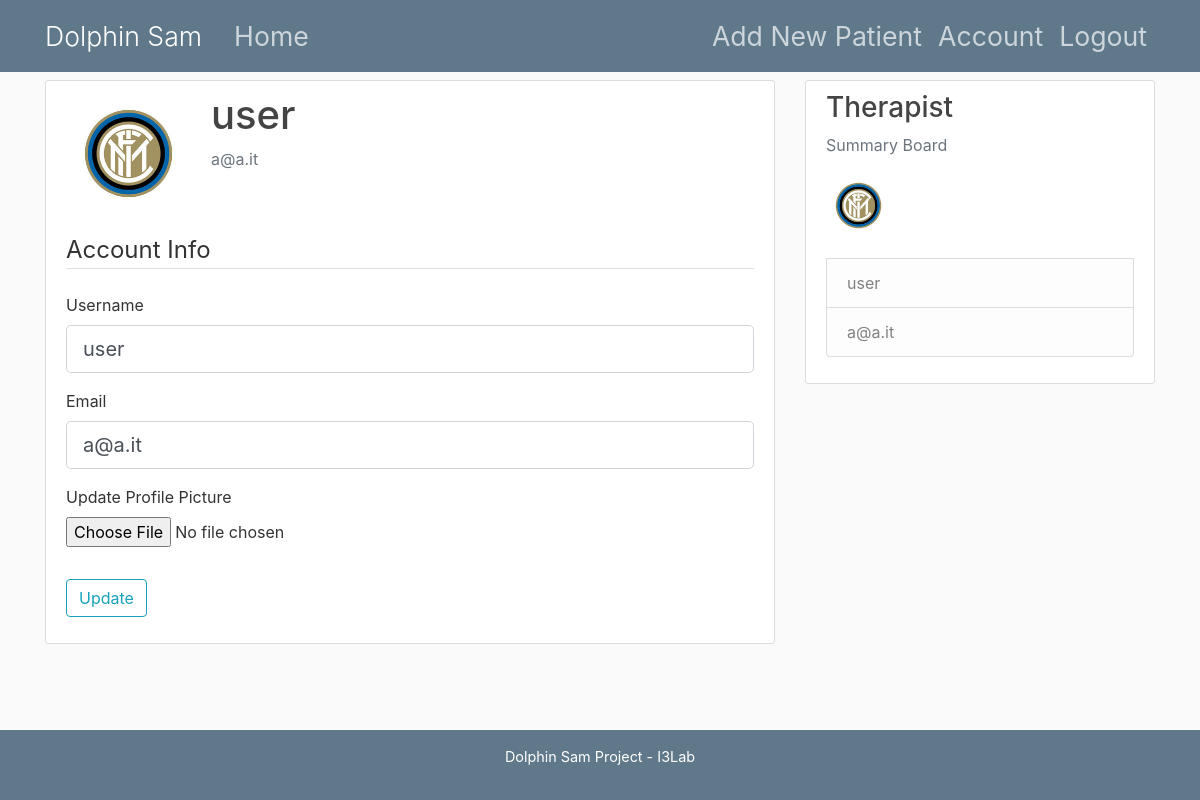
The app's page /account (signed in) with its own data.
### server/models.py (models this page shows, shortened)
class User(db.Model, UserMixin):
    id = db.Column(db.Integer, primary_key=True)
    username = db.Column(db.String(20), unique=True, nullable=False)
    email = db.Column(db.String(120), unique=True, nullable=False)
    image_file = db.Column(db.String(20), nullable=False, default='default.jpg')
    password = db.Column(db.String(60), nullable=False)
    patients = db.relationship('Patient', backref='therapist', lazy=True)

### server/routes.py (the view)
@app.route("/account", methods=['GET', 'POST'])
@login_required
def account():
    form = UpdateAccountForm()
    if form.validate_on_submit():
        if form.picture.data:
            picture_file = save_picture(form.picture.data)
            current_user.image_file = picture_file
        current_user.username = form.username.data
        current_user.email = form.email.data
        db.session.commit()
        flash('Your Account has been Updated!', 'success')
        return redirect(url_for('account'))
    elif request.method == 'GET':
        form.username.data = current_user.username
        form.email.data = current_user.email
    image_file = url_for('static', filename='profile_pics/' + current_user.image_file)
    return render_template('account.html', title='Account', image_file=image_file, form=form)

### server/form.py (shortened to what this page needs)
class UpdateAccountForm(FlaskForm):
    username = StringField('Username', validators=[DataRequired(), Length(min=4, max=20)])
    email = StringField('Email', validators=[DataRequired(), Email()])
    picture = FileField('Update Profile Picture', validators=[FileAllowed(['jpg', 'png', 'jpeg'])]) # we can add also other extension
    submit = SubmitField('Update')

### server/models.py (called while the page is built)
@login_manager.user_loader
def load_user(user_id):
    return User.query.get(int(user_id))

### server/templates/account.html (shortened to what this page needs)
{% extends "layout_fixed.html" %}
{% block content %}
<div class="content-section">
    <div class="media">
        <img class="rounded-circle account-img" src="{{ image_file }}">
        <div class="media-body">
            <h2 class="account-heading">{{ current_user.username }}</h2>
            <p class="text-secondary">{{ current_user.email }}</p>
        </div>
    </div>
        <form method="POST" action="" enctype="multipart/form-data">
            <fieldset class="form-group">
                <legend class="border-bottom mb-4">Account Info</legend>
                <div class="form-group">
                    {{ form.username.label(class="form-control-label") }}
                    {% if form.username.errors %}
                    {{ form.username(class="form-control form-control-lg is-invalid") }}
                    <div class="invalid-feedback">
                        {% for error in form.username.errors %}
                        <span>{{ error }}</span>
                        {% endfor %}
                    </div>
                    {% else %}
                    {{ form.username(class="form-control form-control-lg") }}
                    {% endif %}
                </div>
                <div class="form-group">
                    {{ form.email.label(class="form-control-label") }}
                    {% if form.email.errors %}
                    {{ form.email(class="form-control form-control-lg is-invalid") }}
                    <div class="invalid-feedback">
                        {% for error in form.email.errors %}
                        <span>{{ error }}</span>
                        {% endfor %}
                    </div>
                    {% else %}
                    {{ form.email(class="form-control form-control-lg") }}
                    {% endif %}
                </div>
                <div class="form-group">
                    {{ form.picture.label() }}
                    {{ form.picture(class="form-control-file") }}
                </div>
            </fieldset>
            <div class="form-group">
                {{ form.submit(class="btn btn-outline-info") }}
            </div>
        </form>
</div>
{% endblock content %}

### server/templates/layout_fixed.html (shortened to what this page needs)
<!DOCTYPE html>
<html>
<head>
    <link rel="stylesheet" href="https://maxcdn.bootstrapcdn.com/bootstrap/4.0.0/css/bootstrap.min.css">
    <link rel="stylesheet" type="text/css" href="{{ url_for('static', filename='main.css') }}">
</head>
<body>
<header class="site-header">
    <nav class="navbar navbar-expand-md navbar-dark bg-steel fixed-top">
        <div class="container">
            <a class="navbar-brand mr-4" href="/">Dolphin Sam</a>
            <div class="collapse navbar-collapse" id="navbarToggle">
                <div class="navbar-nav mr-auto">
                    <a class="nav-item nav-link" href="{{ url_for('home') }}">Home</a>
                </div>
                <div class="navbar-nav">
                    {% if current_user.is_authenticated %}
                    <a class="nav-item nav-link" href="{{ url_for('new_patient') }}">Add New Patient</a>
                    <a class="nav-item nav-link" href="{{ url_for('account') }}">Account</a>
                    <a class="nav-item nav-link" href="{{ url_for('logout') }}">Logout</a>
                    {% else %}
                    <a class="nav-item nav-link" href="{{ url_for('login') }}">Login</a>
                    <a class="nav-item nav-link" href="{{ url_for('register') }}">Register</a>
                    {% endif %}
                </div>
            </div>
        </div>
    </nav>
</header>
<main role="main" class="container">
    <div class="row">
        <div class="col-md-8">
            {% block content %}{% endblock %}
        </div>
        <div class="col-md-4">
            <div class="content-section">
                <h3>Therapist</h3>
                <p class='text-muted'>Summary Board
                <ul class="list-group">
                    {% if current_user.is_authenticated %}
                    <img class="rounded-circle article-img" src="{{ url_for('static', filename='profile_pics/' + current_user.image_file) }}" style="margin-bottom: 20px">
                    <li class="list-group-item list-group-item-light"> {{ current_user.username }} </li>
                    <li class="list-group-item list-group-item-light"> {{ current_user.email }} </li>
                    {% else %}
                    <li class="list-group-item list-group-item-light">Username</li>
                    <li class="list-group-item list-group-item-light">Email</li>
                    {% endif %}
                </ul>
                </p>
            </div>
        </div>
    </div>
</main>
<div class="copy-layout-fixed">
    <p>Dolphin Sam Project - I3Lab</p>
</div>
</body>
</html>

### server/static/main.css (style rules this page uses)
body { background: #fafafa; color: #333333; margin-top: 5rem; }
h1, h2, h3, h4, h5, h6 { color: #444444; }
.bg-steel { background-color: #5f788a; }
.site-header .navbar-nav .nav-link { color: #cbd5db; font-size: 20pt; }
.site-header .navbar-brand { font-size: 20pt; font-weight: 300; }
.content-section { background: #ffffff; padding: 10px 20px; border: 1px solid #dddddd; border-radius: 3px; margin-bottom: 20px; }
.article-img { height: 65px; width: 65px; margin-right: 16px; }
.account-img { height: 125px; width: 125px; margin-right: 20px; margin-bottom: 16px; }
.account-heading { font-size: 2.5rem; }
.copy-layout-fixed { position: absolute; bottom: 0; left: 0; right: 0; text-align: center; background: #5f788a; padding: 1em 1em; }
.copy-layout-fixed p { color: #fff; font-size:0.9em; }

### records on screen
User: username "user", email "a@a.it", image_file (placeholder picture)
